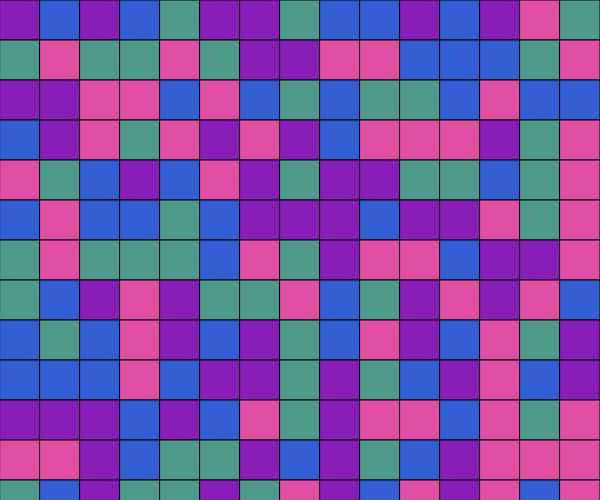
Frame 1 (no input)
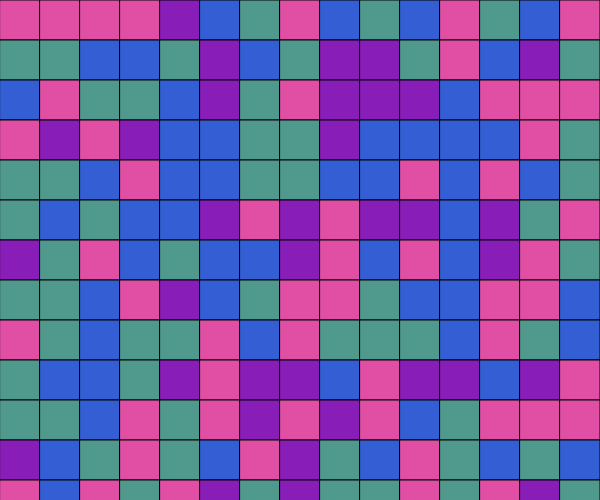
Frame 60 (no input)
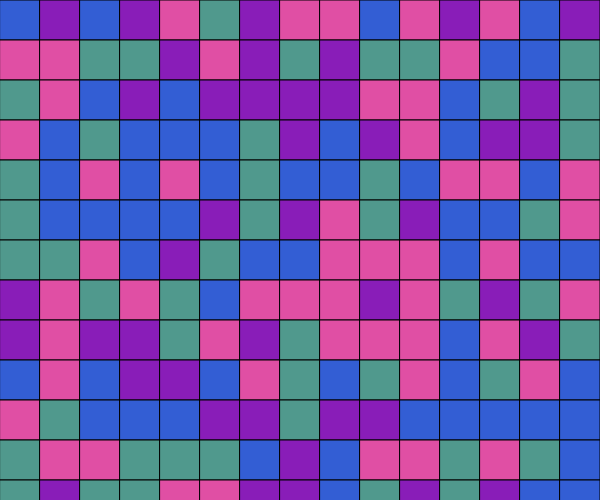
Frame 120 (the mouse pressed at the canvas centre since frame 60)

The p5.js sketch that drew these frames (run headless with seeded random() and noise() and a simulated clock; from frame 60 on, the mouse is pressed at the canvas centre):

// p5.js sketch
// ── sketch.js
let cols=["#50998d","#335ed4","#891db8","#e04fa4"];
let gSize=40;

function setup() {
  createCanvas(innerWidth/2, innerHeight/2);
  background(220);
  frameRate(24);
  translate(width/2,height/2);
}

function draw() {
  
  

  for(i=0;i<width;i+=gSize){
    for(j=0;j<height;j+=gSize){
      choice=(floor(random(0,cols.length)));
      fill(cols[choice]);
      rect(i,j,gSize);
    }
      
  }
}
